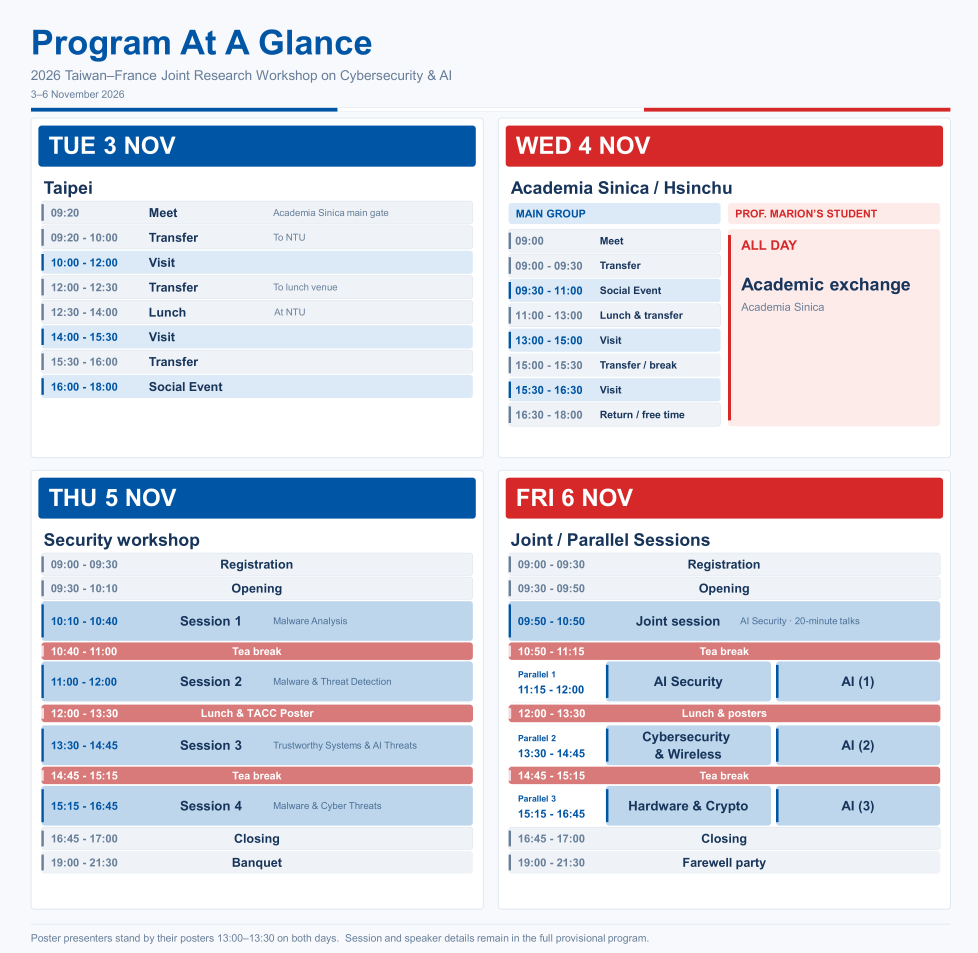
#> input picture assets/images/program-at-a-glance.png, 4890 x 4763 px (shown at 1/5 size)
$ python build_from_pdf.py
#> lines starting #> are read from the running program, lines starting #| are printed output that depends on the picture; after the words box and inside, x2 and y2 are one past the last pixel; in counts of white or black regions, pixels touching at a corner belong together
"""Render the supplied PDF and apply the requested schedule refinements."""

from pathlib import Path
import subprocess

import numpy as np
from PIL import Image, ImageDraw, ImageFont


ROOT = Path(__file__).resolve().parent.parent
SOURCE = ROOT / 'artifacts' / 'program-at-a-glance.pdf'
OUTPUT = ROOT / 'assets' / 'images' / 'program-at-a-glance.png'
POPPLER = Path(r'C:\Users\henry\.cache\codex-runtimes\codex-primary-runtime\dependencies\native\poppler\Library\bin\pdftoppm.exe')
SCALE = 8  # 576 dpi; PDF geometry below is measured in points.

subprocess.run([
    str(POPPLER), '-f', '1', '-singlefile', '-png', '-r', str(72 * SCALE),
    str(SOURCE), str(OUTPUT.with_suffix('')),
], check=True)
#> (this line was passed over: subprocess is not available in this run)

img = Image.open(OUTPUT).convert('RGB')
draw = ImageDraw.Draw(img)
font = ImageFont.truetype(r'C:\Windows\Fonts\arialbd.ttf', 7 * SCALE)
label_font = ImageFont.truetype(r'C:\Windows\Fonts\arialbd.ttf', round(6.75 * SCALE))

def px(value):
    return round(value * SCALE)


# All schedule times use the 6.96 pt size. The Nov 4 column in the source PDF
# uses smaller text, so replace those eight times inside their existing rows.
group_rows = [
    (143.16, 157.68, '09:00'),
    (158.76, 173.28, '09:00 - 09:30'),
    (174.24, 188.76, '09:30 - 11:00'),
    (189.84, 204.24, '11:00 - 13:00'),
    (205.32, 219.84, '13:00 - 15:00'),
    (220.92, 235.32, '15:00 - 15:30'),
    (236.40, 250.92, '15:30 - 16:30'),
    (251.88, 266.40, '16:30 - 18:00'),
]
for top, bottom, time in group_rows:
    center = (top + bottom) / 2
    background = img.getpixel((px(475), px(top + 3)))
    # Shift the original PDF label without changing its font or wording.
    label_crop = img.crop((px(480.5), px(top + 1.2),
                           px(548), px(bottom - 1.2)))
    draw.rectangle((px(480.5), px(top + 1.2),
                    px(548), px(bottom - 1.2)), fill=background)
    img.paste(label_crop, (px(488.5), px(top + 1.2)))
    draw.rectangle((px(435.8), px(top + 1.2), px(480.5), px(bottom - 1.2)),
                   fill=background)
    draw.text((px(436.2), px(center)), time, font=font,
              fill='#687E99' if top not in (174.24, 205.32, 236.40) else
                   '#D62828' if top == 174.24 else '#0055A4',
              anchor='lm')
#> this loop made 8 passes
#> background on passes 1 to 8: (253, 235, 234), (253, 235, 234), (23, 52, 90), (253, 235, 234), (253, 235, 234), (253, 235, 234), (253, 235, 234), (253, 235, 234)
#> pass 1, `label_crop = img.crop((px(480.5), px(top + 1.2), px(548), px(bottom - ..`:
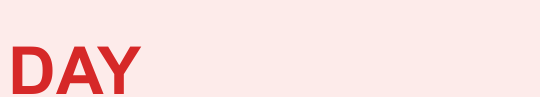
#> label_crop: PIL image 540x97 RGB; mean R, G, B 250.9, 224.3, 223.4


# The PDF has 10.92 pt Tea break bars and 12.96 pt Lunch bars. Make the two
# Lunch bars 10.92 pt high while keeping their center lines and text positions.
RED = '#D87A7A'
PALE = '#F5DCE0'
for x1, x2, title in [
    (140.16, 409.80, 'Lunch & TACC Poster'),
    (432.12, 701.88, 'Lunch & posters'),
]:
    old_top, old_bottom = 439.32, 452.28
    center = (old_top + old_bottom) / 2
    new_top, new_bottom = center - 5.46, center + 5.46
    draw.rectangle((px(x1), px(old_top), px(x2), px(old_bottom)), fill='#FFFFFF')
    draw.rounded_rectangle((px(x1), px(new_top), px(x2), px(new_bottom)),
                           radius=2 * SCALE, fill=RED)
    draw.rounded_rectangle((px(x1), px(new_top + 2.0), px(x1 + 1.5), px(new_bottom - 2.0)),
                           radius=round(0.75 * SCALE), fill=PALE)
    time = '12:00 - 13:30'
    draw.text((px(x1 + 5.9), px(center)), time, font=font,
              fill='#FFFFFF', anchor='lm')
    draw.text((px((x1 + x2) / 2), px(center)), title, font=label_font,
              fill='#FFFFFF', anchor='mm')


def recolor_box(x1, y1, x2, y2, old_fill, old_accent,
                new_fill, new_accent, corner_radius=1.8):
    """Change a box's fill and colored time/stripe, retaining its dark text."""
    region = (px(x1), px(y1), px(x2), px(y2))
    pixels = np.asarray(img.crop(region)).astype(np.float32)
    old_fill = np.asarray(old_fill, dtype=np.float32)
    old_accent = np.asarray(old_accent, dtype=np.float32)
    new_fill = np.asarray(new_fill, dtype=np.float32)
    new_accent = np.asarray(new_accent, dtype=np.float32)

    vector = old_accent - old_fill
    alpha = np.clip(np.sum((pixels - old_fill) * vector, axis=2) /
                    np.sum(vector * vector), 0, 1)
    predicted = old_fill + alpha[..., None] * vector
    residual = np.max(np.abs(pixels - predicted), axis=2)
    weight = np.clip((30 - residual) / 20, 0, 1)
    shape = Image.new('L', (pixels.shape[1], pixels.shape[0]), 0)
    ImageDraw.Draw(shape).rounded_rectangle(
        (0, 0, pixels.shape[1] - 1, pixels.shape[0] - 1),
        radius=round(corner_radius * SCALE), fill=255)
    weight *= np.asarray(shape, dtype=np.float32) / 255
    replacement = new_fill + alpha[..., None] * (new_accent - new_fill)
    updated = pixels * (1 - weight[..., None]) + replacement * weight[..., None]
    img.paste(Image.fromarray(updated.astype(np.uint8), 'RGB'), region[:2])


WHITE = (255, 255, 255)
GRAY = (239, 243, 247)
MUTED = (104, 126, 153)
PINK = (253, 235, 234)
RED_ACCENT = (214, 40, 40)
VISIT_SOURCE = (230, 240, 250)
VISIT = (220, 234, 247)
SESSION_SOURCE = (200, 221, 241)
SESSION = (190, 214, 236)
BLUE_ACCENT = (0, 85, 164)

# Nov 3 and 4: Social Event shares Visit's blue palette, while supporting
# rows use light gray. The academic-exchange panel keeps the PDF's pale red.
for y1, y2 in [(125.64, 140.04), (141.12, 155.64),
               (172.20, 186.72), (187.68, 202.20), (218.76, 233.28)]:
    recolor_box(140.16, y1, 409.80, y2, WHITE, MUTED, GRAY, MUTED)
recolor_box(140.16, 234.36, 409.80, 248.76,
            PINK, RED_ACCENT, VISIT, BLUE_ACCENT)
#> in recolor_box (call 6), `shape = Image.new('L', (pixels.shape[1], pixels.shape[0]), 0)`: shape: PIL image 2157x115 L; every value is 0
#> in recolor_box (call 6), `ImageDraw.Draw(shape).rounded_rectangle( (0, 0, pixels.shape[1] - 1, p..`: shape: PIL image 2157x115 L; 99.9% white; 4 black regions, box (x1, y1, x2, y2) and area: (0, 0, 11, 11) 46, (2146, 0, 2157, 11) 46, (0, 104, 11, 115) 46, (2146, 104, 2157, 115) 46
#> in recolor_box (call 6), `weight *= np.asarray(shape, dtype=np.float32) / 255`: weight: shape (115, 2157) float32; min 0, max 1, mean 0.0708
for y1, y2 in [(156.72, 171.12), (203.28, 217.80)]:
    recolor_box(140.16, y1, 409.80, y2,
                VISIT_SOURCE, BLUE_ACCENT, VISIT, BLUE_ACCENT)

recolor_box(432.12, 126.84, 564.60, 140.04,
            VISIT_SOURCE, BLUE_ACCENT, VISIT, BLUE_ACCENT)
#> in recolor_box (call 9), `shape = Image.new('L', (pixels.shape[1], pixels.shape[0]), 0)`: shape: PIL image 1060x105 L; every value is 0
#> in recolor_box (call 9), `ImageDraw.Draw(shape).rounded_rectangle( (0, 0, pixels.shape[1] - 1, p..`:
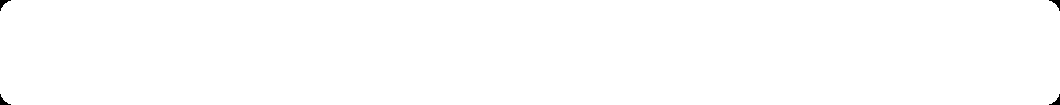
#> shape: PIL image 1060x105 L; 99.8% white; 4 black regions, box (x1, y1, x2, y2) and area: (0, 0, 11, 11) 46, (1049, 0, 1060, 11) 46, (0, 94, 11, 105) 46, (1049, 94, 1060, 105) 46
#> in recolor_box (call 9), `weight *= np.asarray(shape, dtype=np.float32) / 255`:
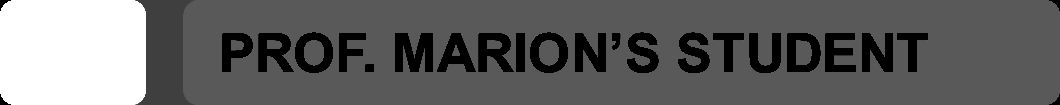
#> weight: shape (105, 1060) float32; min 0, max 1, mean 0.391
for y1, y2, old_fill in [
    (143.16, 157.68, WHITE), (158.76, 173.28, WHITE),
    (189.84, 204.24, WHITE), (220.92, 235.32, (241, 245, 249)),
    (251.88, 266.40, WHITE),
]:
    recolor_box(432.12, y1, 564.60, y2, old_fill, MUTED, GRAY, MUTED)
recolor_box(432.12, 174.24, 564.60, 188.76,
            PINK, RED_ACCENT, VISIT, BLUE_ACCENT)
#> in recolor_box (call 15), `predicted = old_fill + alpha[..., None] * vector`:
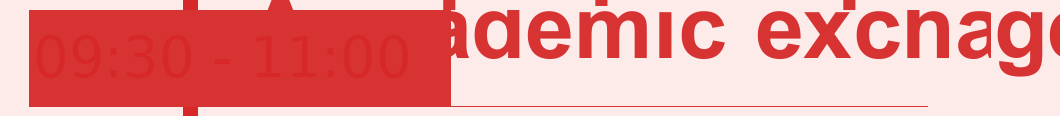
#> predicted: shape (116, 1060, 3) float32; mean of channels 0, 1, 2 235.6, 149.6, 149; drawn as R, G, B
#> in recolor_box (call 15), `residual = np.max(np.abs(pixels - predicted), axis=2)`:
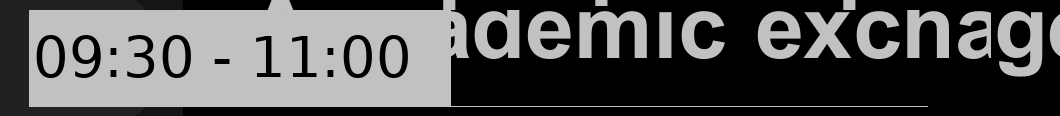
#> residual: shape (116, 1060) float32; min 0, max 193.3, mean 84.8
#> in recolor_box (call 15), `weight = np.clip((30 - residual) / 20, 0, 1)`:
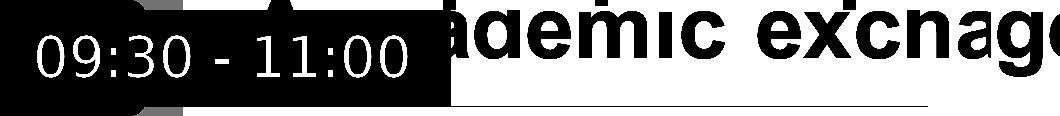
#> weight: shape (116, 1060) float32; min 0, max 1, mean 0.508
#> in recolor_box (call 15), `shape = Image.new('L', (pixels.shape[1], pixels.shape[0]), 0)`: shape: PIL image 1060x116 L; every value is 0
#> in recolor_box (call 15), `ImageDraw.Draw(shape).rounded_rectangle( (0, 0, pixels.shape[1] - 1, p..`:
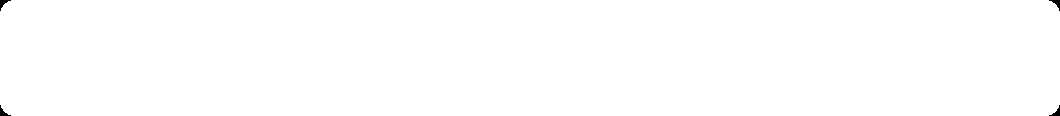
#> shape: PIL image 1060x116 L; 99.9% white; 4 black regions, box (x1, y1, x2, y2) and area: (0, 0, 11, 11) 46, (1049, 0, 1060, 11) 46, (0, 105, 11, 116) 46, (1049, 105, 1060, 116) 46
#> in recolor_box (call 15), `weight *= np.asarray(shape, dtype=np.float32) / 255`: weight: shape (116, 1060) float32; 0.07% of pixels changed, all inside (x1, y1, x2, y2) = (1049, 0, 1060, 116)
for y1, y2 in [(205.32, 219.84), (236.40, 250.92)]:
    recolor_box(432.12, y1, 564.60, y2,
                VISIT_SOURCE, BLUE_ACCENT, VISIT, BLUE_ACCENT)

# Nov 5 and 6: gray supporting rows have matching gray times and stripes.
for x1, x2 in [(140.16, 409.80), (432.12, 701.88)]:
    for y1, y2 in [(345.60, 359.64), (360.60, 374.64),
                   (516.96, 531.00)]:
        recolor_box(x1, y1, x2, y2, WHITE, MUTED, GRAY, MUTED)
    recolor_box(x1, 531.96, x2, 546.00,
                PINK, RED_ACCENT, GRAY, MUTED)

# Workshop sessions and both parallel-session columns are slightly deeper blue.
for y1, y2 in [(375.72, 400.56), (413.40, 438.36),
               (453.36, 478.20), (491.16, 516.00)]:
    recolor_box(140.16, y1, 409.80, y2,
                SESSION_SOURCE, BLUE_ACCENT, SESSION, BLUE_ACCENT)
recolor_box(432.12, 375.72, 701.88, 400.56,
            SESSION_SOURCE, BLUE_ACCENT, SESSION, BLUE_ACCENT)
for y1, y2 in [(413.40, 438.36), (453.36, 478.20),
               (491.16, 516.00)]:
    for x1, x2 in [(492.96, 596.16), (599.28, 701.88)]:
        recolor_box(x1, y1, x2, y2,
                    SESSION_SOURCE, BLUE_ACCENT, SESSION, BLUE_ACCENT)

img.save(OUTPUT, optimize=True)
print(f'{OUTPUT} {img.size}')
#| assets/images/program-at-a-glance.png (4890, 4763)
